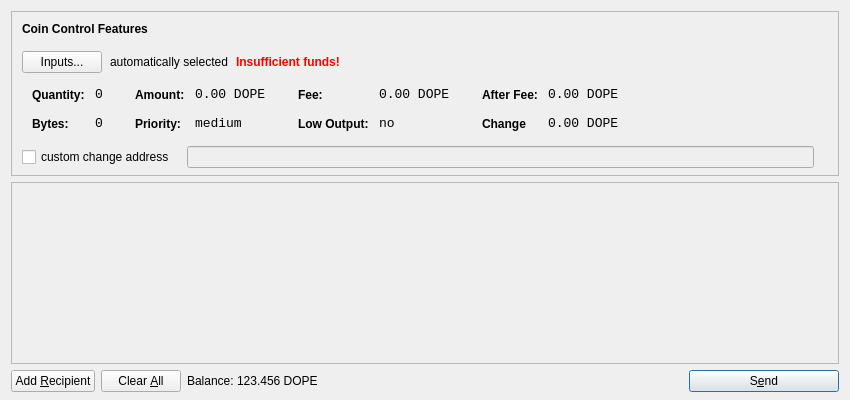
<?xml version="1.0" encoding="UTF-8"?>
<ui version="4.0">
 <class>SendCoinsDialog</class>
 <widget class="QDialog" name="SendCoinsDialog">
  <property name="geometry">
   <rect>
    <x>0</x>
    <y>0</y>
    <width>850</width>
    <height>400</height>
   </rect>
  </property>
  <property name="windowTitle">
   <string>Send Coins</string>
  </property>
  <layout class="QVBoxLayout" name="verticalLayout" stretch="0,1,0">
   <property name="bottomMargin">
    <number>8</number>
   </property>
   <item>
    <widget class="QFrame" name="frameCoinControl">
     <property name="sizePolicy">
      <sizepolicy hsizetype="Expanding" vsizetype="Expanding">
       <horstretch>0</horstretch>
       <verstretch>0</verstretch>
      </sizepolicy>
     </property>
     <property name="maximumSize">
      <size>
       <width>16777215</width>
       <height>16777215</height>
      </size>
     </property>
     <property name="frameShape">
      <enum>QFrame::StyledPanel</enum>
     </property>
     <property name="frameShadow">
      <enum>QFrame::Sunken</enum>
     </property>
     <layout class="QVBoxLayout" name="verticalLayoutCoinControl2">
      <property name="spacing">
       <number>-1</number>
      </property>
      <property name="leftMargin">
       <number>0</number>
      </property>
      <property name="topMargin">
       <number>0</number>
      </property>
      <property name="rightMargin">
       <number>0</number>
      </property>
      <property name="bottomMargin">
       <number>6</number>
      </property>
      <item>
       <layout class="QVBoxLayout" name="verticalLayoutCoinControl" stretch="0,0,0,0,1">
        <property name="spacing">
         <number>0</number>
        </property>
        <property name="leftMargin">
         <number>10</number>
        </property>
        <property name="topMargin">
         <number>10</number>
        </property>
        <item>
         <layout class="QHBoxLayout" name="horizontalLayoutCoinControl1">
          <property name="bottomMargin">
           <number>15</number>
          </property>
          <item>
           <widget class="QLabel" name="labelCoinControlFeatures">
            <property name="sizePolicy">
             <sizepolicy hsizetype="Preferred" vsizetype="Maximum">
              <horstretch>0</horstretch>
              <verstretch>0</verstretch>
             </sizepolicy>
            </property>
            <property name="font">
             <font>
              <weight>75</weight>
              <bold>true</bold>
             </font>
            </property>
            <property name="styleSheet">
             <string notr="true">font-weight:bold;</string>
            </property>
            <property name="text">
             <string>Coin Control Features</string>
            </property>
           </widget>
          </item>
         </layout>
        </item>
        <item>
         <layout class="QHBoxLayout" name="horizontalLayoutCoinControl2" stretch="0,0,0,0">
          <property name="spacing">
           <number>8</number>
          </property>
          <property name="bottomMargin">
           <number>10</number>
          </property>
          <item>
           <widget class="QPushButton" name="pushButtonCoinControl">
            <property name="styleSheet">
             <string notr="true"/>
            </property>
            <property name="text">
             <string>Inputs...</string>
            </property>
           </widget>
          </item>
          <item>
           <widget class="QLabel" name="labelCoinControlAutomaticallySelected">
            <property name="text">
             <string>automatically selected</string>
            </property>
            <property name="margin">
             <number>5</number>
            </property>
           </widget>
          </item>
          <item>
           <widget class="QLabel" name="labelCoinControlInsuffFunds">
            <property name="font">
             <font>
              <weight>75</weight>
              <bold>true</bold>
             </font>
            </property>
            <property name="styleSheet">
             <string notr="true">color:red;font-weight:bold;</string>
            </property>
            <property name="text">
             <string>Insufficient funds!</string>
            </property>
            <property name="margin">
             <number>5</number>
            </property>
           </widget>
          </item>
          <item>
           <spacer name="horizontalSpacerCoinControl">
            <property name="orientation">
             <enum>Qt::Horizontal</enum>
            </property>
            <property name="sizeHint" stdset="0">
             <size>
              <width>40</width>
              <height>1</height>
             </size>
            </property>
           </spacer>
          </item>
         </layout>
        </item>
        <item>
         <widget class="QWidget" name="widgetCoinControl" native="true">
          <property name="sizePolicy">
           <sizepolicy hsizetype="Preferred" vsizetype="Preferred">
            <horstretch>0</horstretch>
            <verstretch>0</verstretch>
           </sizepolicy>
          </property>
          <property name="minimumSize">
           <size>
            <width>0</width>
            <height>0</height>
           </size>
          </property>
          <property name="styleSheet">
           <string notr="true"/>
          </property>
          <layout class="QHBoxLayout" name="horizontalLayoutCoinControl5">
           <property name="margin">
            <number>0</number>
           </property>
           <item>
            <layout class="QHBoxLayout" name="horizontalLayoutCoinControl3" stretch="0,0,0,1">
             <property name="spacing">
              <number>20</number>
             </property>
             <property name="topMargin">
              <number>0</number>
             </property>
             <property name="bottomMargin">
              <number>10</number>
             </property>
             <item>
              <layout class="QFormLayout" name="formLayoutCoinControl1">
               <property name="horizontalSpacing">
                <number>10</number>
               </property>
               <property name="verticalSpacing">
                <number>14</number>
               </property>
               <property name="leftMargin">
                <number>10</number>
               </property>
               <property name="topMargin">
                <number>4</number>
               </property>
               <property name="rightMargin">
                <number>6</number>
               </property>
               <item row="0" column="0">
                <widget class="QLabel" name="labelCoinControlQuantityText">
                 <property name="styleSheet">
                  <string notr="true">font-weight:bold;</string>
                 </property>
                 <property name="text">
                  <string>Quantity:</string>
                 </property>
                 <property name="margin">
                  <number>0</number>
                 </property>
                </widget>
               </item>
               <item row="0" column="1">
                <widget class="QLabel" name="labelCoinControlQuantity">
                 <property name="font">
                  <font>
                   <family>Monospace</family>
                   <pointsize>10</pointsize>
                  </font>
                 </property>
                 <property name="cursor">
                  <cursorShape>IBeamCursor</cursorShape>
                 </property>
                 <property name="contextMenuPolicy">
                  <enum>Qt::ActionsContextMenu</enum>
                 </property>
                 <property name="text">
                  <string>0</string>
                 </property>
                 <property name="margin">
                  <number>0</number>
                 </property>
                 <property name="textInteractionFlags">
                  <set>Qt::LinksAccessibleByMouse|Qt::TextSelectableByKeyboard|Qt::TextSelectableByMouse</set>
                 </property>
                </widget>
               </item>
               <item row="1" column="0">
                <widget class="QLabel" name="labelCoinControlBytesText">
                 <property name="styleSheet">
                  <string notr="true">font-weight:bold;</string>
                 </property>
                 <property name="text">
                  <string>Bytes:</string>
                 </property>
                </widget>
               </item>
               <item row="1" column="1">
                <widget class="QLabel" name="labelCoinControlBytes">
                 <property name="font">
                  <font>
                   <family>Monospace</family>
                   <pointsize>10</pointsize>
                  </font>
                 </property>
                 <property name="cursor">
                  <cursorShape>IBeamCursor</cursorShape>
                 </property>
                 <property name="contextMenuPolicy">
                  <enum>Qt::ActionsContextMenu</enum>
                 </property>
                 <property name="text">
                  <string>0</string>
                 </property>
                 <property name="textInteractionFlags">
                  <set>Qt::LinksAccessibleByMouse|Qt::TextSelectableByKeyboard|Qt::TextSelectableByMouse</set>
                 </property>
                </widget>
               </item>
              </layout>
             </item>
             <item>
              <layout class="QFormLayout" name="formLayoutCoinControl2">
               <property name="horizontalSpacing">
                <number>10</number>
               </property>
               <property name="verticalSpacing">
                <number>14</number>
               </property>
               <property name="leftMargin">
                <number>6</number>
               </property>
               <property name="topMargin">
                <number>4</number>
               </property>
               <property name="rightMargin">
                <number>6</number>
               </property>
               <item row="0" column="0">
                <widget class="QLabel" name="labelCoinControlAmountText">
                 <property name="styleSheet">
                  <string notr="true">font-weight:bold;</string>
                 </property>
                 <property name="text">
                  <string>Amount:</string>
                 </property>
                 <property name="margin">
                  <number>0</number>
                 </property>
                </widget>
               </item>
               <item row="0" column="1">
                <widget class="QLabel" name="labelCoinControlAmount">
                 <property name="font">
                  <font>
                   <family>Monospace</family>
                   <pointsize>10</pointsize>
                  </font>
                 </property>
                 <property name="cursor">
                  <cursorShape>IBeamCursor</cursorShape>
                 </property>
                 <property name="contextMenuPolicy">
                  <enum>Qt::ActionsContextMenu</enum>
                 </property>
                 <property name="text">
                  <string notr="true">0.00 DOPE</string>
                 </property>
                 <property name="textInteractionFlags">
                  <set>Qt::LinksAccessibleByMouse|Qt::TextSelectableByKeyboard|Qt::TextSelectableByMouse</set>
                 </property>
                </widget>
               </item>
               <item row="1" column="0">
                <widget class="QLabel" name="labelCoinControlPriorityText">
                 <property name="styleSheet">
                  <string notr="true">font-weight:bold;</string>
                 </property>
                 <property name="text">
                  <string>Priority:</string>
                 </property>
                </widget>
               </item>
               <item row="1" column="1">
                <widget class="QLabel" name="labelCoinControlPriority">
                 <property name="font">
                  <font>
                   <family>Monospace</family>
                   <pointsize>10</pointsize>
                  </font>
                 </property>
                 <property name="cursor">
                  <cursorShape>IBeamCursor</cursorShape>
                 </property>
                 <property name="contextMenuPolicy">
                  <enum>Qt::ActionsContextMenu</enum>
                 </property>
                 <property name="text">
                  <string>medium</string>
                 </property>
                 <property name="textInteractionFlags">
                  <set>Qt::LinksAccessibleByMouse|Qt::TextSelectableByKeyboard|Qt::TextSelectableByMouse</set>
                 </property>
                </widget>
               </item>
              </layout>
             </item>
             <item>
              <layout class="QFormLayout" name="formLayoutCoinControl3">
               <property name="horizontalSpacing">
                <number>10</number>
               </property>
               <property name="verticalSpacing">
                <number>14</number>
               </property>
               <property name="leftMargin">
                <number>6</number>
               </property>
               <property name="topMargin">
                <number>4</number>
               </property>
               <property name="rightMargin">
                <number>6</number>
               </property>
               <item row="0" column="0">
                <widget class="QLabel" name="labelCoinControlFeeText">
                 <property name="styleSheet">
                  <string notr="true">font-weight:bold;</string>
                 </property>
                 <property name="text">
                  <string>Fee:</string>
                 </property>
                 <property name="margin">
                  <number>0</number>
                 </property>
                </widget>
               </item>
               <item row="0" column="1">
                <widget class="QLabel" name="labelCoinControlFee">
                 <property name="font">
                  <font>
                   <family>Monospace</family>
                   <pointsize>10</pointsize>
                  </font>
                 </property>
                 <property name="cursor">
                  <cursorShape>IBeamCursor</cursorShape>
                 </property>
                 <property name="contextMenuPolicy">
                  <enum>Qt::ActionsContextMenu</enum>
                 </property>
                 <property name="text">
                  <string notr="true">0.00 DOPE</string>
                 </property>
                 <property name="textInteractionFlags">
                  <set>Qt::LinksAccessibleByMouse|Qt::TextSelectableByKeyboard|Qt::TextSelectableByMouse</set>
                 </property>
                </widget>
               </item>
               <item row="1" column="0">
                <widget class="QLabel" name="labelCoinControlLowOutputText">
                 <property name="styleSheet">
                  <string notr="true">font-weight:bold;</string>
                 </property>
                 <property name="text">
                  <string>Low Output:</string>
                 </property>
                </widget>
               </item>
               <item row="1" column="1">
                <widget class="QLabel" name="labelCoinControlLowOutput">
                 <property name="font">
                  <font>
                   <family>Monospace</family>
                   <pointsize>10</pointsize>
                  </font>
                 </property>
                 <property name="cursor">
                  <cursorShape>IBeamCursor</cursorShape>
                 </property>
                 <property name="contextMenuPolicy">
                  <enum>Qt::ActionsContextMenu</enum>
                 </property>
                 <property name="text">
                  <string>no</string>
                 </property>
                 <property name="textInteractionFlags">
                  <set>Qt::LinksAccessibleByMouse|Qt::TextSelectableByKeyboard|Qt::TextSelectableByMouse</set>
                 </property>
                </widget>
               </item>
              </layout>
             </item>
             <item>
              <layout class="QFormLayout" name="formLayoutCoinControl4">
               <property name="horizontalSpacing">
                <number>10</number>
               </property>
               <property name="verticalSpacing">
                <number>14</number>
               </property>
               <property name="leftMargin">
                <number>6</number>
               </property>
               <property name="topMargin">
                <number>4</number>
               </property>
               <property name="rightMargin">
                <number>6</number>
               </property>
               <item row="0" column="0">
                <widget class="QLabel" name="labelCoinControlAfterFeeText">
                 <property name="styleSheet">
                  <string notr="true">font-weight:bold;</string>
                 </property>
                 <property name="text">
                  <string>After Fee:</string>
                 </property>
                 <property name="margin">
                  <number>0</number>
                 </property>
                </widget>
               </item>
               <item row="0" column="1">
                <widget class="QLabel" name="labelCoinControlAfterFee">
                 <property name="font">
                  <font>
                   <family>Monospace</family>
                   <pointsize>10</pointsize>
                  </font>
                 </property>
                 <property name="cursor">
                  <cursorShape>IBeamCursor</cursorShape>
                 </property>
                 <property name="contextMenuPolicy">
                  <enum>Qt::ActionsContextMenu</enum>
                 </property>
                 <property name="text">
                  <string notr="true">0.00 DOPE</string>
                 </property>
                 <property name="textInteractionFlags">
                  <set>Qt::LinksAccessibleByMouse|Qt::TextSelectableByKeyboard|Qt::TextSelectableByMouse</set>
                 </property>
                </widget>
               </item>
               <item row="1" column="0">
                <widget class="QLabel" name="labelCoinControlChangeText">
                 <property name="styleSheet">
                  <string notr="true">font-weight:bold;</string>
                 </property>
                 <property name="text">
                  <string>Change</string>
                 </property>
                </widget>
               </item>
               <item row="1" column="1">
                <widget class="QLabel" name="labelCoinControlChange">
                 <property name="font">
                  <font>
                   <family>Monospace</family>
                   <pointsize>10</pointsize>
                  </font>
                 </property>
                 <property name="cursor">
                  <cursorShape>IBeamCursor</cursorShape>
                 </property>
                 <property name="contextMenuPolicy">
                  <enum>Qt::ActionsContextMenu</enum>
                 </property>
                 <property name="text">
                  <string notr="true">0.00 DOPE</string>
                 </property>
                 <property name="textInteractionFlags">
                  <set>Qt::LinksAccessibleByMouse|Qt::TextSelectableByKeyboard|Qt::TextSelectableByMouse</set>
                 </property>
                </widget>
               </item>
              </layout>
             </item>
            </layout>
           </item>
          </layout>
         </widget>
        </item>
        <item>
         <layout class="QHBoxLayout" name="horizontalLayoutCoinControl4" stretch="0,0,0">
          <property name="spacing">
           <number>12</number>
          </property>
          <property name="sizeConstraint">
           <enum>QLayout::SetDefaultConstraint</enum>
          </property>
          <property name="topMargin">
           <number>5</number>
          </property>
          <property name="rightMargin">
           <number>5</number>
          </property>
          <item>
           <widget class="QCheckBox" name="checkBoxCoinControlChange">
            <property name="text">
             <string>custom change address</string>
            </property>
           </widget>
          </item>
          <item>
           <widget class="QLineEdit" name="lineEditCoinControlChange">
            <property name="enabled">
             <bool>false</bool>
            </property>
            <property name="sizePolicy">
             <sizepolicy hsizetype="Expanding" vsizetype="Fixed">
              <horstretch>0</horstretch>
              <verstretch>0</verstretch>
             </sizepolicy>
            </property>
           </widget>
          </item>
          <item>
           <widget class="QLabel" name="labelCoinControlChangeLabel">
            <property name="sizePolicy">
             <sizepolicy hsizetype="Preferred" vsizetype="Expanding">
              <horstretch>0</horstretch>
              <verstretch>0</verstretch>
             </sizepolicy>
            </property>
            <property name="minimumSize">
             <size>
              <width>0</width>
              <height>0</height>
             </size>
            </property>
            <property name="text">
             <string/>
            </property>
            <property name="margin">
             <number>3</number>
            </property>
           </widget>
          </item>
         </layout>
        </item>
        <item>
         <spacer name="verticalSpacerCoinControl">
          <property name="orientation">
           <enum>Qt::Vertical</enum>
          </property>
          <property name="sizeHint" stdset="0">
           <size>
            <width>800</width>
            <height>1</height>
           </size>
          </property>
         </spacer>
        </item>
       </layout>
      </item>
     </layout>
    </widget>
   </item>
   <item>
    <widget class="QScrollArea" name="scrollArea">
     <property name="widgetResizable">
      <bool>true</bool>
     </property>
     <widget class="QWidget" name="scrollAreaWidgetContents">
      <property name="geometry">
       <rect>
        <x>0</x>
        <y>0</y>
        <width>830</width>
        <height>165</height>
       </rect>
      </property>
      <layout class="QVBoxLayout" name="verticalLayout_2">
       <property name="margin">
        <number>0</number>
       </property>
       <item>
        <layout class="QVBoxLayout" name="entries">
         <property name="spacing">
          <number>6</number>
         </property>
        </layout>
       </item>
       <item>
        <spacer name="verticalSpacer">
         <property name="orientation">
          <enum>Qt::Vertical</enum>
         </property>
         <property name="sizeHint" stdset="0">
          <size>
           <width>20</width>
           <height>40</height>
          </size>
         </property>
        </spacer>
       </item>
      </layout>
     </widget>
    </widget>
   </item>
   <item>
    <layout class="QHBoxLayout" name="horizontalLayout">
     <item>
      <widget class="QPushButton" name="addButton">
       <property name="toolTip">
        <string>Send to multiple recipients at once</string>
       </property>
       <property name="text">
        <string>Add &amp;Recipient</string>
       </property>
       <property name="autoDefault">
        <bool>false</bool>
       </property>
      </widget>
     </item>
     <item>
      <widget class="QPushButton" name="clearButton">
       <property name="sizePolicy">
        <sizepolicy hsizetype="Minimum" vsizetype="Fixed">
         <horstretch>0</horstretch>
         <verstretch>0</verstretch>
        </sizepolicy>
       </property>
       <property name="toolTip">
        <string>Remove all transaction fields</string>
       </property>
       <property name="text">
        <string>Clear &amp;All</string>
       </property>
       <property name="autoRepeatDelay">
        <number>300</number>
       </property>
       <property name="autoDefault">
        <bool>false</bool>
       </property>
      </widget>
     </item>
     <item>
      <layout class="QHBoxLayout" name="horizontalLayout_2">
       <property name="spacing">
        <number>3</number>
       </property>
       <item>
        <widget class="QLabel" name="label">
         <property name="sizePolicy">
          <sizepolicy hsizetype="Preferred" vsizetype="Fixed">
           <horstretch>0</horstretch>
           <verstretch>0</verstretch>
          </sizepolicy>
         </property>
         <property name="text">
          <string>Balance:</string>
         </property>
        </widget>
       </item>
       <item>
        <widget class="QLabel" name="labelBalance">
         <property name="sizePolicy">
          <sizepolicy hsizetype="Preferred" vsizetype="Fixed">
           <horstretch>0</horstretch>
           <verstretch>0</verstretch>
          </sizepolicy>
         </property>
         <property name="cursor">
          <cursorShape>IBeamCursor</cursorShape>
         </property>
         <property name="text">
          <string notr="true">123.456 DOPE</string>
         </property>
         <property name="textInteractionFlags">
          <set>Qt::LinksAccessibleByMouse|Qt::TextSelectableByKeyboard|Qt::TextSelectableByMouse</set>
         </property>
        </widget>
       </item>
      </layout>
     </item>
     <item>
      <spacer name="horizontalSpacer">
       <property name="orientation">
        <enum>Qt::Horizontal</enum>
       </property>
       <property name="sizeHint" stdset="0">
        <size>
         <width>40</width>
         <height>20</height>
        </size>
       </property>
      </spacer>
     </item>
     <item>
      <widget class="QPushButton" name="sendButton">
       <property name="minimumSize">
        <size>
         <width>150</width>
         <height>0</height>
        </size>
       </property>
       <property name="toolTip">
        <string>Confirm the send action</string>
       </property>
       <property name="text">
        <string>S&amp;end</string>
       </property>
       <property name="icon">
        <iconset resource="../bitcoin.qrc">
         <normaloff>:/icons/send</normaloff>:/icons/send</iconset>
       </property>
       <property name="default">
        <bool>true</bool>
       </property>
      </widget>
     </item>
    </layout>
   </item>
  </layout>
 </widget>
 <resources>
  <include location="../bitcoin.qrc"/>
 </resources>
 <connections/>
</ui>
